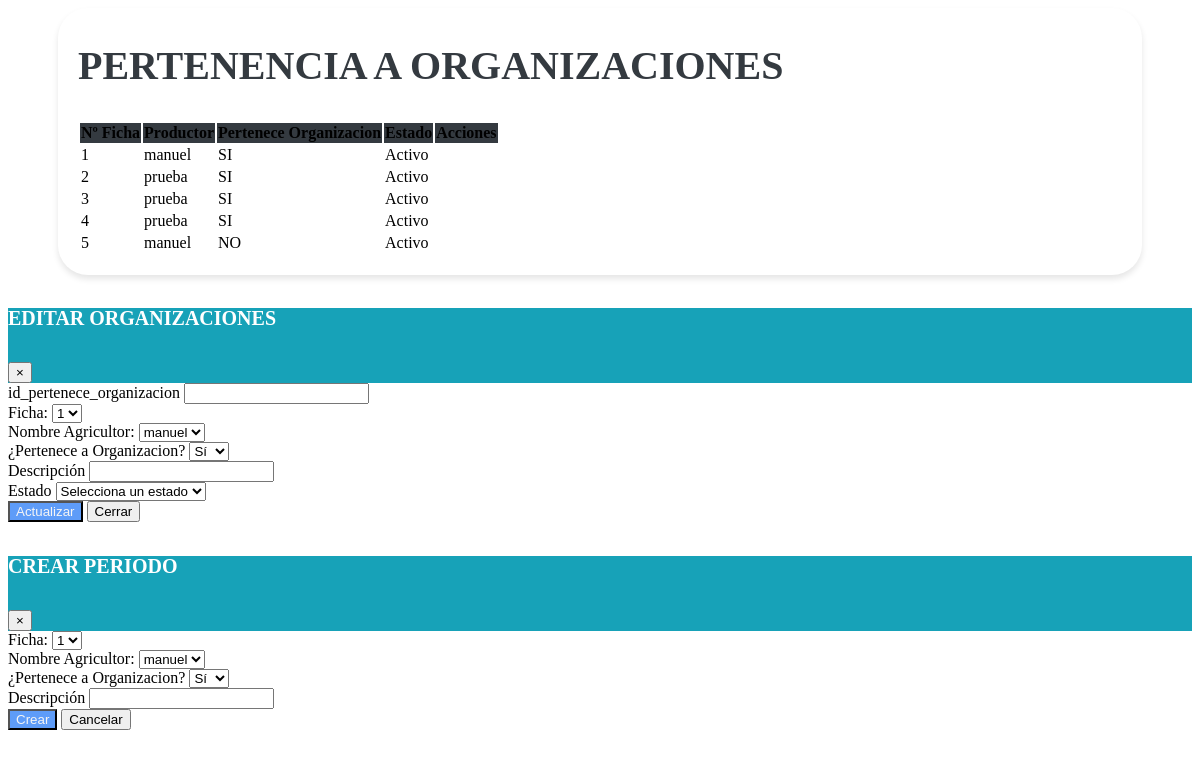
/vistas/Mantenimiento_Base_Organizaciones_Productor.php, run on an earlier commit of the app's database.
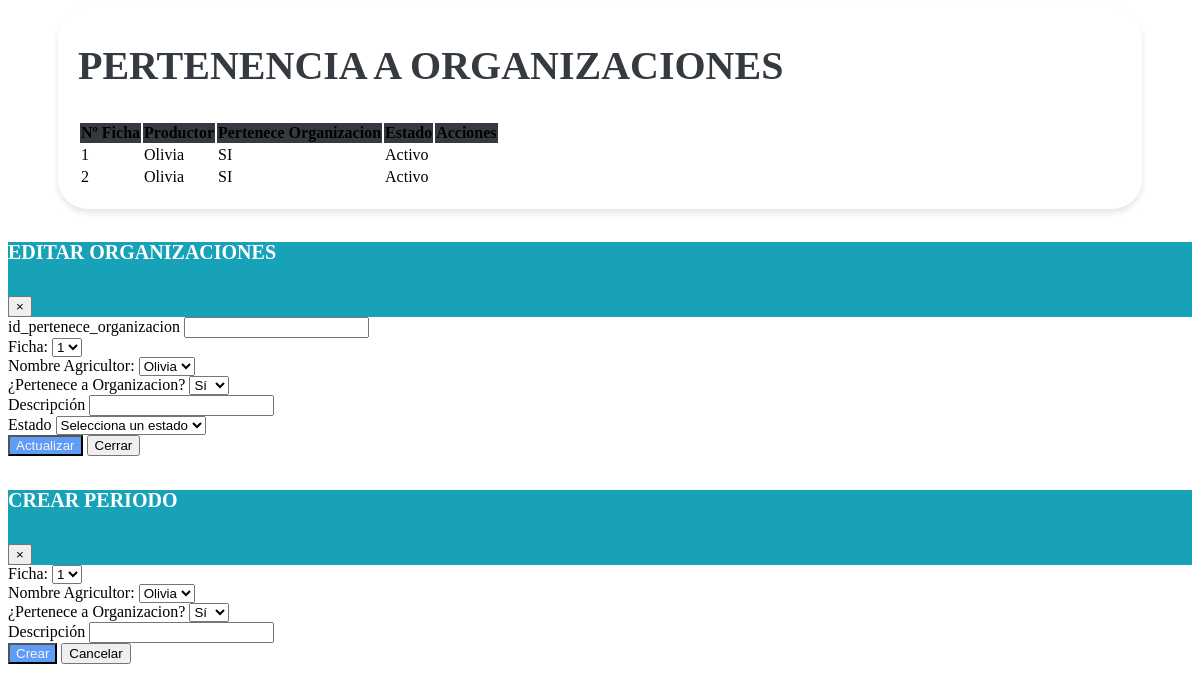
And on a later commit of the database.
### tables this page shows
CREATE TABLE `tbl_base_organizacion` (
  `id_pertenece_organizacion` bigint(20) NOT NULL,
  `id_ficha` bigint(20) NOT NULL,
  `id_productor` bigint(20) DEFAULT NULL,
  `pertenece_a_organizacion` enum('S','N') DEFAULT NULL,
  `descripcion` text DEFAULT NULL,
  `creado_por` varchar(50) DEFAULT NULL,
  `fecha_creacion` timestamp NULL DEFAULT current_timestamp(),
  `modificado_por` varchar(50) DEFAULT NULL,
  `fecha_modificacion` timestamp NULL DEFAULT current_timestamp() ON UPDATE current_timestamp(),
  `estado` enum('A','I') DEFAULT 'A'
);

CREATE TABLE `fichas` (
  `id_ficha` bigint(20) NOT NULL DEFAULT 0,
  `fecha_solicitud` date DEFAULT NULL,
  `anio_solicitud` int(11) DEFAULT NULL,
  `descripcion` varchar(255) DEFAULT NULL,
  `creado_por` varchar(50) DEFAULT NULL,
  `fecha_creacion` timestamp NOT NULL DEFAULT current_timestamp(),
  `modificado_por` varchar(50) DEFAULT NULL,
  `fecha_modificacion` timestamp NOT NULL DEFAULT current_timestamp() ON UPDATE current_timestamp(),
  `estado` enum('A','I') DEFAULT NULL,
  `fecha_entrevista` date DEFAULT NULL,
  `nombre_encuentrador` varchar(50) DEFAULT NULL,
  `firma_productor` varchar(100) DEFAULT NULL,
  `nombre_encuestador` varchar(50) DEFAULT NULL,
  `firma_encuestador` varchar(100) DEFAULT NULL,
  `nombre_supervisor` varchar(50) DEFAULT NULL,
  `firma_supervisor` varchar(100) DEFAULT NULL
);

CREATE TABLE `tbl_productor` (
  `id_ficha` varchar(50) DEFAULT NULL,
  `id_productor` bigint(20) NOT NULL,
  `primer_nombre` varchar(255) DEFAULT NULL,
  `segundo_nombre` varchar(255) DEFAULT NULL,
  `primer_apellido` varchar(255) DEFAULT NULL,
  `segundo_apellido` varchar(255) DEFAULT NULL,
  `identificacion` bigint(20) DEFAULT NULL,
  `fecha_nacimiento` date DEFAULT NULL,
  `genero` varchar(10) DEFAULT NULL,
  `estado_civil` varchar(20) DEFAULT NULL,
  `nivel_escolaridad` varchar(50) DEFAULT NULL,
  `ultimo_grado_escolar_aprobado` varchar(50) DEFAULT NULL,
  `telefono_1` int(11) DEFAULT NULL,
  `telefono_2` int(11) DEFAULT NULL,
  `telefono_3` int(11) DEFAULT NULL,
  `email_1` varchar(255) DEFAULT NULL,
  `email_2` varchar(255) DEFAULT NULL,
  `email_3` varchar(255) DEFAULT NULL,
  `descripcion` text DEFAULT NULL,
  `creado_por` varchar(25) DEFAULT NULL,
  `fecha_creacion` timestamp NOT NULL DEFAULT current_timestamp() ON UPDATE current_timestamp(),
  `modificado_por` varchar(25) DEFAULT NULL,
  `fecha_modificacion` timestamp NOT NULL DEFAULT current_timestamp(),
  `estado` enum('A','I') DEFAULT NULL
);

### vistas/Mantenimiento_Base_Organizaciones_Productor.php (the view, shortened to what the changed rows need)
<link href="https://cdn.jsdelivr.net/npm/bootstrap-icons@1.10.0/font/bootstrap-icons.css" rel="stylesheet">
<link rel="stylesheet" href="assets/css/estilos.css">
    <link rel="stylesheet" href="https://cdn.datatables.net/1.10.20/css/dataTables.bootstrap4.min.css">
<div class="containertable">
    <div class="d-flex justify-content-between align-items-end mb-4">
        <div>
            <h1 class="poppins-font mb-2">PERTENENCIA A ORGANIZACIONES</h1>
            <br>
        </div>
    </div>
    <div class="table-responsive">
    <table id="tablax" class="table table-hover">
            <thead class="table-dark text-center" style="background-color: #343A40;">
                <tr>
                    <th scope="col">Nº Ficha</th>
                    <th scope="col">Productor</th>
                    <th scope="col">Pertenece Organizacion</th>
                    <th scope="col">Estado</th>
                    <th scope="col">Acciones</th>
                </tr>
            </thead>
            <tbody class="text-center">
                <?php
                include "../php/conexion_be.php";
                $sql = $conexion->query("SELECT
                BO.*,
                F.id_ficha,
                P.primer_nombre
            FROM
            tbl_base_organizacion BO
            INNER JOIN fichas F ON BO.Id_Ficha = F.id_ficha
            INNER JOIN tbl_productor P ON BO.Id_Productor = P.id_productor;
            ");
                while ($datos = $sql->fetch_object()) { ?>
                    <tr>
                        <td><?= $datos->id_ficha ?></td>
                        <td><?= $datos->primer_nombre ?></td>
                        <td><?php
                            if ($datos->pertenece_a_organizacion == "S") {
                                echo '<span class="badge bg-success">SI</span>';
                            } else {
                                echo '<span class="badge bg-danger">NO</span>';
                            }
                            ?>
                        </td>
                        <td><?php
                            if ($datos->estado == "A") {
                                echo '<span class="badge bg-success">Activo</span>';
                            } else {
                                echo '<span class="badge bg-danger">Inactivo</span>';
                            }
                            ?></td>
                        <td>
                        </td>
                    </tr>
                <?php }
                ?>
            </tbody>
        </table>
    </div>
</div>
<div class="modal fade" id="modalEditar" tabindex="-1" role="dialog" aria-labelledby="exampleModalLabel" aria-hidden="true">
    <div class="modal-dialog" role="document">
        <div class="modal-content">
            <div class="modal-body">
                <form id="formularioEditar" method="POST" action="#">
                    <div class="row">
                        <div class="col">
                            <div class="form-group">
                                <label for="id_productor">Nombre Agricultor:</label>
                                <select class="form-control" id="id_productor" name="id_productor" readonly>
                                    <?php
                                    include '../php/conexion_be.php';
                                    $sql = "SELECT id_productor , primer_nombre FROM tbl_productor";
                                    $result = mysqli_query($conexion, $sql);
                                    if (mysqli_num_rows($result) > 0) {
                                        while ($row = mysqli_fetch_assoc($result)) {
                                            echo '<option value="' . $row["id_productor"] . '">' . $row["primer_nombre"] . '</option>';
                                        }
                                    } else {
                                        echo '<option value="">No hay aldeas disponibles</option>';
                                    }
                                    ?>
                                </select>
                            </div>
                        </div>
                    </div>
                </form>
            </div>
        </div>
    </div>
</div>
<div class="modal fade" id="modalForm" tabindex="-1" role="dialog" aria-labelledby="exampleModalLabel" aria-hidden="true">
    <div class="modal-dialog">
        <div class="modal-content" role="document">
            <div class="modal-body">
                <form action="modelos/agregar_pertenece_organizacion.php" method="POST">
                    <div class="row">
                        <div class="col">
                            <div class="form-group">
                                <label for="id_productor">Nombre Agricultor:</label>
                                <select class="form-control" id="id_productor" name="id_productor" required>
                                    <?php
                                    include '../php/conexion_be.php';
                                    $sql = "SELECT id_productor , primer_nombre FROM tbl_productor";
                                    $result = mysqli_query($conexion, $sql);
                                    if (mysqli_num_rows($result) > 0) {
                                        while ($row = mysqli_fetch_assoc($result)) {
                                            echo '<option value="' . $row["id_productor"] . '">' . $row["primer_nombre"] . '</option>';
                                        }
                                    } else {
                                        echo '<option value="">No hay aldeas disponibles</option>';
                                    }
                                    ?>
                                </select>
                            </div>
                        </div>
                    </div>
                </form>
            </div>
        </div>
    </div>
</div>

What changed in the data, as far as the page shows it:
removed tbl_base_organizacion: id_ficha.id_ficha "1", id_productor.primer_nombre "manuel", pertenece_a_organizacion "SI", estado "Activo"
removed tbl_base_organizacion: id_ficha.id_ficha "2", id_productor.primer_nombre "prueba", pertenece_a_organizacion "SI", estado "Activo"
removed tbl_base_organizacion: id_ficha.id_ficha "3", id_productor.primer_nombre "prueba", pertenece_a_organizacion "SI", estado "Activo"
removed tbl_base_organizacion: id_ficha.id_ficha "4", id_productor.primer_nombre "prueba", pertenece_a_organizacion "SI", estado "Activo"
removed tbl_base_organizacion: id_ficha.id_ficha "5", id_productor.primer_nombre "manuel", pertenece_a_organizacion "NO", estado "Activo"
added tbl_base_organizacion: id_ficha.id_ficha "1", id_productor.primer_nombre "Olivia", pertenece_a_organizacion "SI", estado "Activo"
added tbl_base_organizacion: id_ficha.id_ficha "2", id_productor.primer_nombre "Olivia", pertenece_a_organizacion "SI", estado "Activo"
Also different on the page:
form field id_productor: "manuel" → "Olivia"
